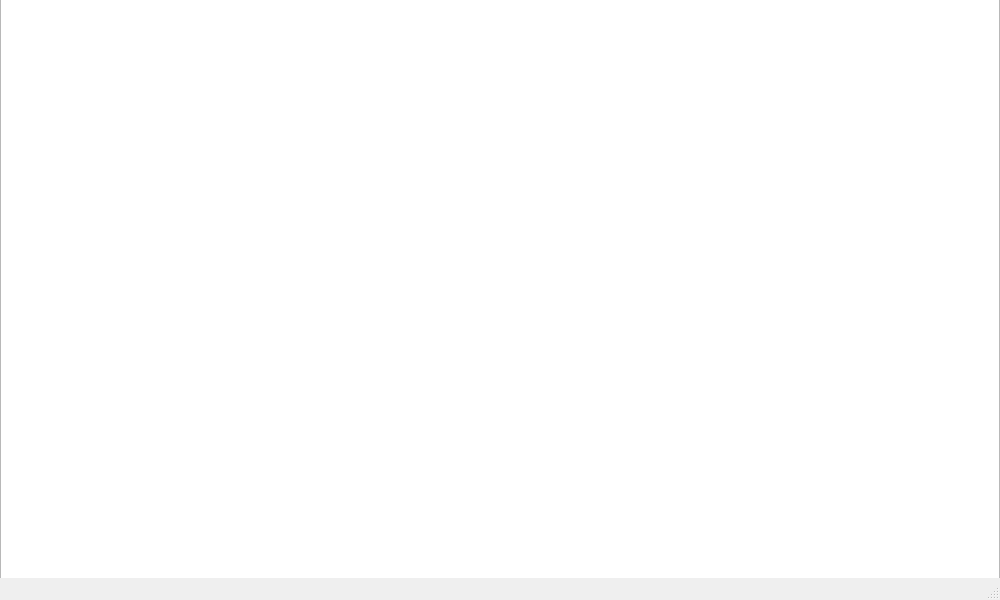
<?xml version="1.0" encoding="UTF-8"?>
<ui version="4.0">
 <class>MainWindow</class>
 <widget class="QMainWindow" name="MainWindow">
  <property name="geometry">
   <rect>
    <x>0</x>
    <y>0</y>
    <width>1000</width>
    <height>600</height>
   </rect>
  </property>
  <property name="windowTitle">
   <string>MainWindow</string>
  </property>
  <widget class="QWidget" name="centralwidget">
   <widget class="QGraphicsView" name="graphicsView">
    <property name="geometry">
     <rect>
      <x>0</x>
      <y>-20</y>
      <width>1000</width>
      <height>600</height>
     </rect>
    </property>
   </widget>
  </widget>
  <widget class="QMenuBar" name="menubar">
   <property name="geometry">
    <rect>
     <x>0</x>
     <y>0</y>
     <width>1000</width>
     <height>21</height>
    </rect>
   </property>
  </widget>
  <widget class="QStatusBar" name="statusbar"/>
 </widget>
 <resources/>
 <connections/>
</ui>
